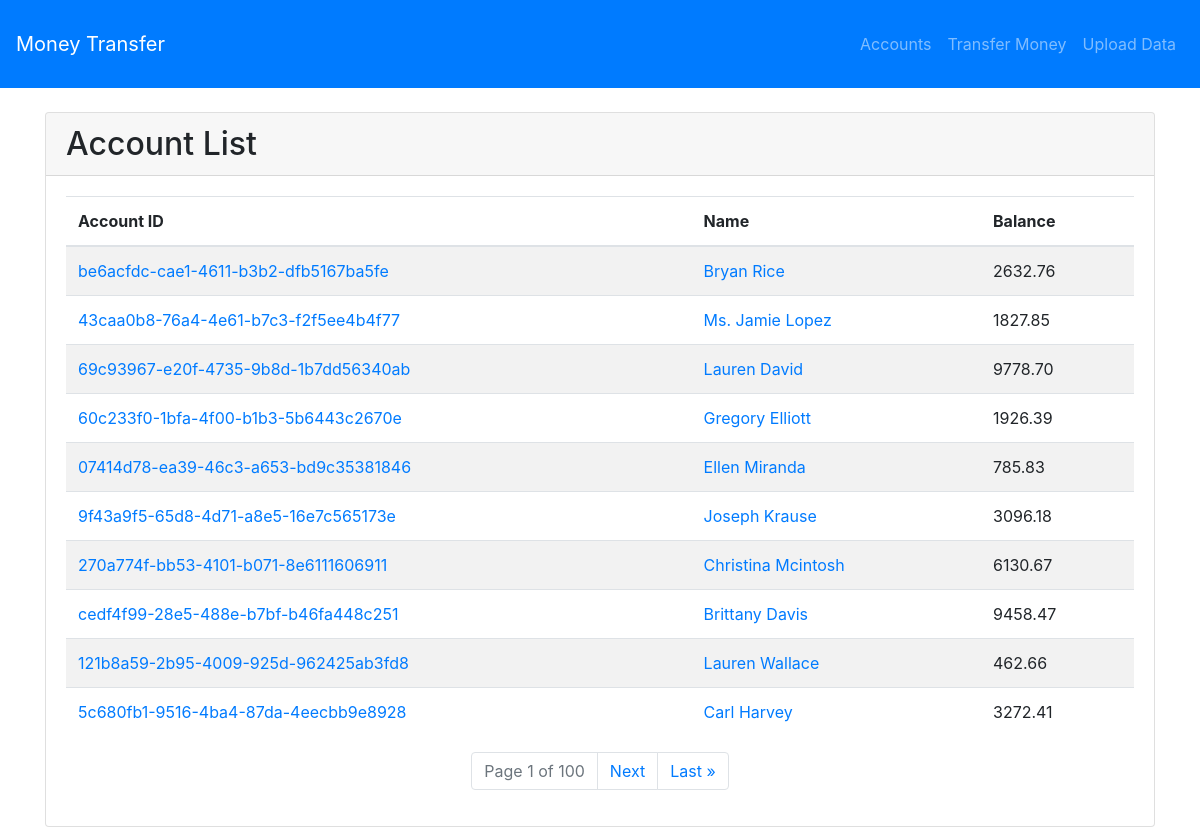
Screenshot of /accounts/ with the database file from the repository.
### accounts/models.py (models this page shows, shortened)
class Account(models.Model):
    Account_ID = models.CharField(max_length=100, unique=True,primary_key=True)
    Name = models.CharField(max_length=255)
    Balance = models.DecimalField(max_digits=10, decimal_places=2)

### accounts/views.py (the view)
# urls.py: path('', AccountListView.as_view(), name='account_list'),
class AccountListView(ListView):
    model = Account
    template_name = 'accounts/account_list.html'
    context_object_name = 'accounts'
    paginate_by = 10

### accounts/templates/accounts/account_list.html (shortened to what this page needs)
{% extends 'base.html' %}
{% block content %}
<div class="card">
    <div class="card-header">
        <h2 class="mb-0">Account List</h2>
    </div>
    <div class="card-body">
        <table class="table table-striped">
            <thead>
                <tr>
                    <th>Account ID</th>
                    <th>Name</th>
                    <th>Balance</th>
                </tr>
            </thead>
            <tbody>
                {% for account in accounts %}
                    <tr>
                        <td><a href="{% url 'account_detail' account.Account_ID %}">{{ account.Account_ID }}</a></td>
                        <td><a href="{% url 'account_detail' account.Account_ID %}">{{ account.Name }}</a></td>
                        <td>{{ account.Balance }}</td>
                    </tr>
                {% empty %}
                    <tr>
                        <td colspan="3" class="text-center">No accounts available.</td>
                    </tr>
                {% endfor %}
            </tbody>
        </table>
        {% if is_paginated %}
            <nav>
                <ul class="pagination justify-content-center">
                    <li class="page-item disabled">
                        <span class="page-link">
                            Page {{ page_obj.number }} of {{ page_obj.paginator.num_pages }}
                        </span>
                    </li>
                    {% if page_obj.has_next %}
                        <li class="page-item">
                            <a class="page-link" href="?page={{ page_obj.next_page_number }}">Next</a>
                        </li>
                        <li class="page-item">
                            <a class="page-link" href="?page={{ page_obj.paginator.num_pages }}">Last &raquo;</a>
                        </li>
                    {% endif %}
                </ul>
            </nav>
        {% endif %}
    </div>
</div>
{% endblock %}

### accounts/templates/base.html (shortened to what this page needs)
<!DOCTYPE html>
<html lang="en">
<head>
    <link href="https://stackpath.bootstrapcdn.com/bootstrap/4.5.2/css/bootstrap.min.css" rel="stylesheet">
</head>
<body>
    <header class="bg-primary text-white py-3">
        <nav class="navbar navbar-expand-lg navbar-dark bg-primary">
            <a class="navbar-brand" href="{% url 'account_list' %}">Money Transfer</a>
            <div class="collapse navbar-collapse" id="navbarNav">
                <ul class="navbar-nav ml-auto">
                    <li class="nav-item">
                        <a class="nav-link" href="{% url 'account_list' %}">Accounts</a>
                    </li>
                    <li class="nav-item">
                        <a class="nav-link" href="{% url 'transfer_money' %}">Transfer Money</a>
                    </li>
                    <li class="nav-item">
                        <a class="nav-link" href="{% url 'upload_file' %}">Upload Data</a>
                    </li>
                </ul>
            </div>
        </nav>
    </header>
    <main class="container mt-4">
        {% block content %}
        {% endblock %}
    </main>
</body>
</html>

### rows the page displays
Account: Account_ID "be6acfdc-cae1-4611-b3b2-dfb5167ba5fe", Name "Bryan Rice", Balance "2632.76"
Account: Account_ID "43caa0b8-76a4-4e61-b7c3-f2f5ee4b4f77", Name "Ms. Jamie Lopez", Balance "1827.85"
Account: Account_ID "69c93967-e20f-4735-9b8d-1b7dd56340ab", Name "Lauren David", Balance "9778.70"
Account: Account_ID "60c233f0-1bfa-4f00-b1b3-5b6443c2670e", Name "Gregory Elliott", Balance "1926.39"
Account: Account_ID "07414d78-ea39-46c3-a653-bd9c35381846", Name "Ellen Miranda", Balance "785.83"
Account: Account_ID "9f43a9f5-65d8-4d71-a8e5-16e7c565173e", Name "Joseph Krause", Balance "3096.18"
Account: Account_ID "270a774f-bb53-4101-b071-8e6111606911", Name "Christina Mcintosh", Balance "6130.67"
Account: Account_ID "cedf4f99-28e5-488e-b7bf-b46fa448c251", Name "Brittany Davis", Balance "9458.47"
Account: Account_ID "121b8a59-2b95-4009-925d-962425ab3fd8", Name "Lauren Wallace", Balance "462.66"
Account: Account_ID "5c680fb1-9516-4ba4-87da-4eecbb9e8928", Name "Carl Harvey", Balance "3272.41"

### other values shown
{{ page_obj.number }} "1"
{{ page_obj.paginator.num_pages }} "100"
